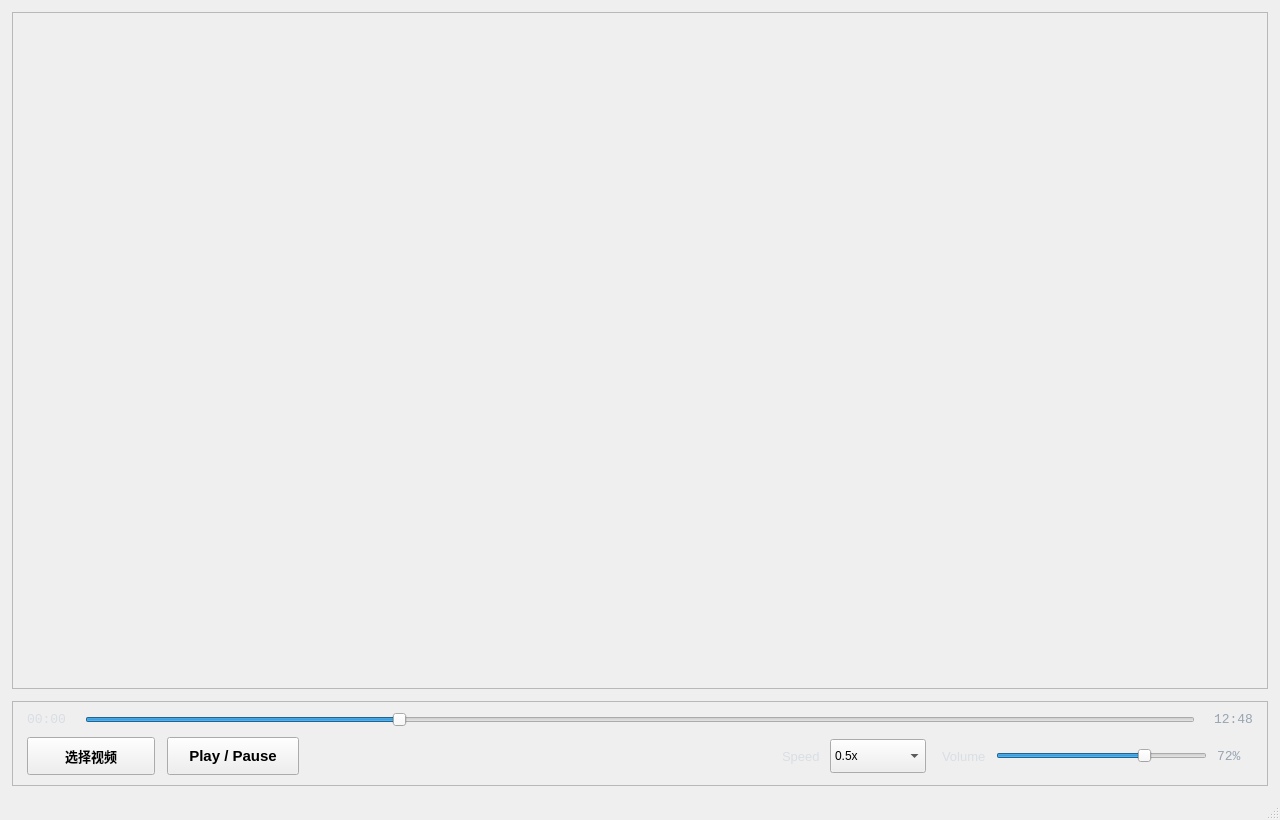
<?xml version="1.0" encoding="UTF-8"?>
<ui version="4.0">
 <class>MainWindow</class>
 <widget class="QMainWindow" name="MainWindow">
  <property name="geometry">
   <rect>
    <x>0</x>
    <y>0</y>
    <width>1280</width>
    <height>820</height>
   </rect>
  </property>
  <property name="minimumSize">
   <size>
    <width>960</width>
    <height>680</height>
   </size>
  </property>
  <property name="windowTitle">
   <string>QT FFmpeg Player</string>
  </property>
  <widget class="QWidget" name="centralwidget">
   <layout class="QVBoxLayout" name="verticalLayout">
    <property name="spacing">
     <number>12</number>
    </property>
    <property name="leftMargin">
     <number>12</number>
    </property>
    <property name="topMargin">
     <number>12</number>
    </property>
    <property name="rightMargin">
     <number>12</number>
    </property>
    <property name="bottomMargin">
     <number>12</number>
    </property>
    <item>
     <widget class="QFrame" name="videoContainer">
      <property name="minimumSize">
       <size>
        <width>0</width>
        <height>420</height>
       </size>
      </property>
      <property name="frameShape">
       <enum>QFrame::StyledPanel</enum>
      </property>
      <property name="frameShadow">
       <enum>QFrame::Raised</enum>
      </property>
      <layout class="QVBoxLayout" name="videoLayout">
       <property name="leftMargin">
        <number>18</number>
       </property>
       <property name="topMargin">
        <number>18</number>
       </property>
       <property name="rightMargin">
        <number>18</number>
       </property>
       <property name="bottomMargin">
        <number>18</number>
       </property>
       <item>
        <spacer name="videoAreaSpacer">
         <property name="orientation">
          <enum>Qt::Vertical</enum>
         </property>
         <property name="sizeHint" stdset="0">
          <size>
           <width>20</width>
           <height>40</height>
          </size>
         </property>
        </spacer>
       </item>
      </layout>
     </widget>
    </item>
    <item>
     <widget class="QFrame" name="controlsPanel">
      <property name="maximumSize">
       <size>
        <width>16777215</width>
        <height>148</height>
       </size>
      </property>
      <property name="frameShape">
       <enum>QFrame::StyledPanel</enum>
      </property>
      <property name="frameShadow">
       <enum>QFrame::Raised</enum>
      </property>
      <layout class="QVBoxLayout" name="controlsPanelLayout">
       <property name="spacing">
         <number>10</number>
       </property>
       <property name="leftMargin">
          <number>14</number>
        </property>
        <property name="topMargin">
          <number>10</number>
        </property>
        <property name="rightMargin">
          <number>14</number>
        </property>
        <property name="bottomMargin">
          <number>10</number>
        </property>
       <item>
        <layout class="QHBoxLayout" name="progressLayout">
         <property name="spacing">
           <number>10</number>
          </property>
         <item>
          <widget class="QLabel" name="currentTimeLabel">
           <property name="minimumSize">
            <size>
             <width>48</width>
             <height>0</height>
            </size>
           </property>
           <property name="font">
            <font>
             <family>Consolas</family>
             <pointsize>10</pointsize>
            </font>
           </property>
           <property name="styleSheet">
            <string notr="true">color: #d8dee4;</string>
           </property>
           <property name="text">
            <string>00:00</string>
           </property>
          </widget>
         </item>
         <item>
          <widget class="QSlider" name="progressSlider">
           <property name="orientation">
            <enum>Qt::Horizontal</enum>
           </property>
           <property name="maximum">
            <number>1000</number>
           </property>
           <property name="pageStep">
            <number>10</number>
           </property>
           <property name="sliderPosition">
            <number>280</number>
           </property>
           <property name="tracking">
            <bool>false</bool>
           </property>
          </widget>
         </item>
         <item>
          <widget class="QLabel" name="durationLabel">
           <property name="minimumSize">
            <size>
             <width>48</width>
             <height>0</height>
            </size>
           </property>
           <property name="font">
            <font>
             <family>Consolas</family>
             <pointsize>10</pointsize>
            </font>
           </property>
           <property name="styleSheet">
            <string notr="true">color: #97a4b1;</string>
           </property>
           <property name="alignment">
            <set>Qt::AlignRight|Qt::AlignTrailing|Qt::AlignVCenter</set>
           </property>
           <property name="text">
            <string>12:48</string>
           </property>
          </widget>
         </item>
        </layout>
       </item>
        <item>
          <layout class="QGridLayout" name="playerControlsLayout">
           <property name="horizontalSpacing">
            <number>12</number>
           </property>
          <property name="verticalSpacing">
            <number>0</number>
           </property>
           <item row="0" column="0">
            <layout class="QHBoxLayout" name="leftControlsLayout">
             <property name="spacing">
              <number>12</number>
             </property>
             <item>
              <widget class="QPushButton" name="openFileButton">
               <property name="minimumSize">
                <size>
                 <width>128</width>
                 <height>38</height>
                </size>
               </property>
               <property name="font">
                <font>
                 <family>Microsoft YaHei UI</family>
                 <pointsize>10</pointsize>
                 <weight>75</weight>
                 <bold>true</bold>
                </font>
               </property>
               <property name="cursor">
                <cursorShape>PointingHandCursor</cursorShape>
               </property>
               <property name="text">
                <string>选择视频</string>
               </property>
              </widget>
             </item>
             <item>
              <widget class="QPushButton" name="playPauseButton">
               <property name="minimumSize">
                <size>
                 <width>132</width>
                 <height>38</height>
                </size>
               </property>
               <property name="font">
                <font>
                 <family>Microsoft YaHei UI</family>
                 <pointsize>11</pointsize>
                 <weight>75</weight>
                 <bold>true</bold>
                </font>
               </property>
               <property name="cursor">
                <cursorShape>PointingHandCursor</cursorShape>
               </property>
               <property name="text">
                <string>Play / Pause</string>
               </property>
              </widget>
             </item>
            </layout>
           </item>
           <item row="0" column="1">
            <spacer name="middleSpacer">
             <property name="orientation">
              <enum>Qt::Horizontal</enum>
             </property>
             <property name="sizeHint" stdset="0">
              <size>
               <width>200</width>
               <height>20</height>
              </size>
             </property>
            </spacer>
           </item>
          <item row="0" column="2">
           <layout class="QHBoxLayout" name="rightControlsLayout">
            <property name="spacing">
             <number>16</number>
            </property>
            <item>
             <layout class="QHBoxLayout" name="speedControlLayout">
              <property name="spacing">
               <number>10</number>
              </property>
              <item>
               <widget class="QLabel" name="speedLabel">
                <property name="font">
                 <font>
                  <family>Microsoft YaHei UI</family>
                  <pointsize>10</pointsize>
                 </font>
                </property>
                <property name="styleSheet">
                 <string notr="true">color: #d8dee4;</string>
                </property>
                <property name="text">
                 <string>Speed</string>
                </property>
               </widget>
              </item>
              <item>
               <widget class="QComboBox" name="speedComboBox">
                <property name="minimumSize">
                 <size>
                  <width>96</width>
                  <height>34</height>
                 </size>
                </property>
                <property name="cursor">
                 <cursorShape>PointingHandCursor</cursorShape>
                </property>
                <item>
                 <property name="text">
                  <string>0.5x</string>
                 </property>
                </item>
                <item>
                 <property name="text">
                  <string>0.75x</string>
                 </property>
                </item>
                <item>
                 <property name="text">
                  <string>1.0x</string>
                 </property>
                </item>
                <item>
                 <property name="text">
                  <string>1.25x</string>
                 </property>
                </item>
                <item>
                 <property name="text">
                  <string>1.5x</string>
                 </property>
                </item>
                <item>
                 <property name="text">
                  <string>2.0x</string>
                 </property>
                </item>
               </widget>
              </item>
             </layout>
            </item>
            <item>
             <layout class="QHBoxLayout" name="volumeControlLayout">
              <property name="spacing">
               <number>10</number>
              </property>
              <item>
               <widget class="QLabel" name="volumeLabel">
                <property name="font">
                 <font>
                  <family>Microsoft YaHei UI</family>
                  <pointsize>10</pointsize>
                 </font>
                </property>
                <property name="styleSheet">
                 <string notr="true">color: #d8dee4;</string>
                </property>
                <property name="text">
                 <string>Volume</string>
                </property>
               </widget>
              </item>
              <item>
               <widget class="QSlider" name="volumeSlider">
                <property name="minimumSize">
                 <size>
                  <width>140</width>
                  <height>0</height>
                 </size>
                </property>
                <property name="maximum">
                 <number>100</number>
                </property>
                <property name="sliderPosition">
                 <number>72</number>
                </property>
                <property name="orientation">
                 <enum>Qt::Horizontal</enum>
                </property>
               </widget>
              </item>
              <item>
               <widget class="QLabel" name="volumeValueLabel">
                <property name="minimumSize">
                 <size>
                  <width>36</width>
                  <height>0</height>
                 </size>
                </property>
                <property name="font">
                 <font>
                  <family>Consolas</family>
                  <pointsize>10</pointsize>
                 </font>
                </property>
                <property name="styleSheet">
                 <string notr="true">color: #97a4b1;</string>
                </property>
                <property name="text">
                 <string>72%</string>
                </property>
               </widget>
              </item>
             </layout>
            </item>
           </layout>
          </item>
         </layout>
        </item>
      </layout>
     </widget>
    </item>
   </layout>
  </widget>
  <widget class="QMenuBar" name="menubar">
   <property name="visible">
    <bool>false</bool>
   </property>
   <property name="geometry">
    <rect>
     <x>0</x>
     <y>0</y>
     <width>1280</width>
     <height>22</height>
    </rect>
   </property>
  </widget>
  <widget class="QStatusBar" name="statusbar">
   <property name="visible">
    <bool>false</bool>
   </property>
  </widget>
 </widget>
 <resources/>
 <connections/>
</ui>
